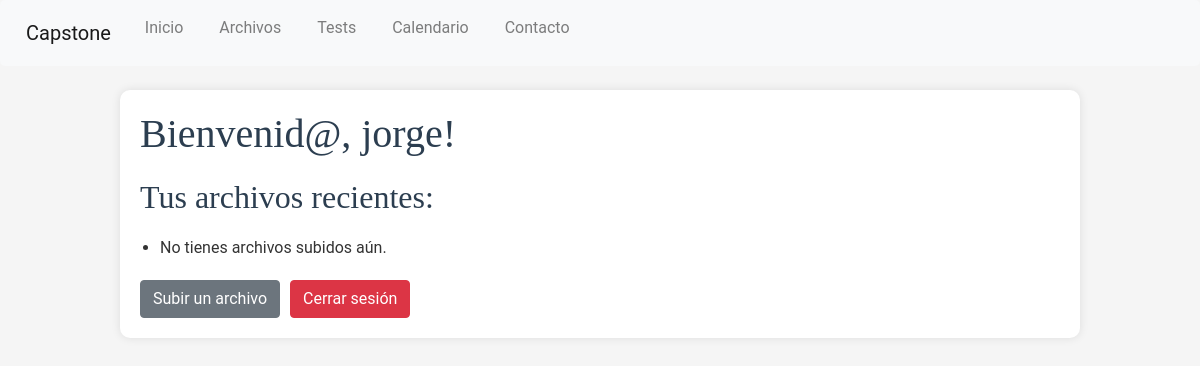
/ (signed in), run on an earlier commit of the app's database.
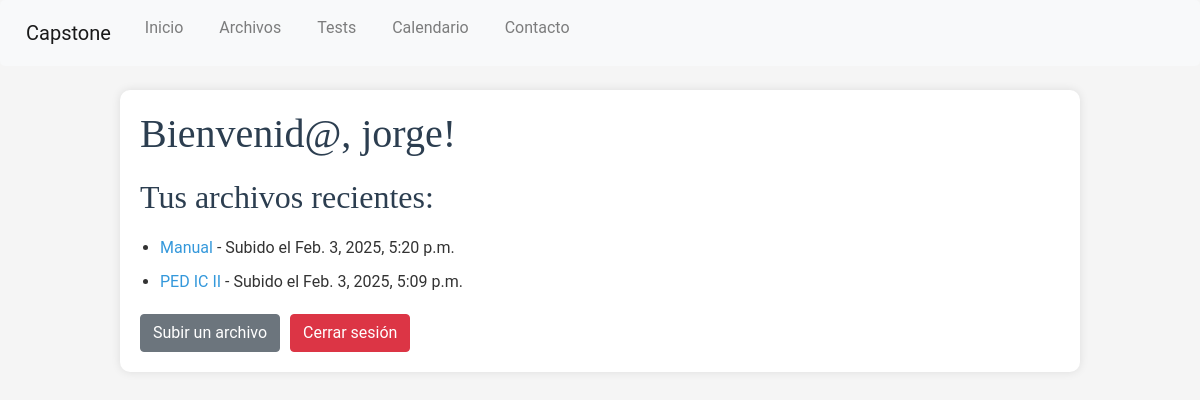
And on a later commit of the database.
### Capstone/models.py (models this page shows, shortened)
class User(AbstractUser):
    groups = models.ManyToManyField(
        'auth.Group',
        related_name="capstone_user_groups",
        blank=True
    )
    user_permissions = models.ManyToManyField(
        'auth.Permission',
        related_name="capstone_user_permissions",
        blank=True
    )

class File(models.Model):
    name = models.CharField(max_length=75)
    file = models.FileField(upload_to=directorio_usuario)
    user = models.ForeignKey(User, on_delete=models.CASCADE, null=True, blank=True)
    folder = models.ForeignKey(Folder, on_delete=models.CASCADE, null=True, blank=True)
    tags = models.CharField(max_length=255, blank=True)
    date= models.DateTimeField(auto_now_add=True)

### Capstone/views.py (the view)
# urls.py: path('', views.index, name='index'),
def index(request):
    user_files = File.objects.filter(
        user=request.user).order_by("-date")
    return render(request, "Capstone/index.html", {
        "user_files": user_files,
    })

### Capstone/templates/Capstone/index.html (shortened to what this page needs)
{% extends "Capstone/layout.html" %}
{% block body %}
<div class="container mt-4">
    {% if user.is_authenticated %}
    <h1>Bienvenid@, {{ user.username }}!</h1>
    <h2>Tus archivos recientes: </h2>
    <ul>
        {% for file in user_files %}
            <li><a href="{{ file.file.url }}">{{ file.name }}</a> - Subido el {{ file.date }}</li>
        {% empty %}
            <li>No tienes archivos subidos aún.</li>
        {% endfor %}
    </ul>
    <div style="display:inline-flex; gap: 5px;">
        <a class="btn btn-secondary" href="{% url 'file-upload' %}">Subir un archivo</a>
        <a class="btn btn-danger" href="{% url 'logout' %}">Cerrar sesión</a>
    </div>
{% else %}
    <h1>Bienvenid@!</h1>
    <p><a href="{% url 'login' %}">Iniciar sesión</a> o <a href="{% url 'register' %}">Regístrate</a> para comenzar.</p>
{% endif %}
</div>
{% endblock %}

### Capstone/templates/Capstone/layout.html (shortened to what this page needs)
{% load static %}
<!DOCTYPE html>
<html lang="es">
<head>
    <link href="https://stackpath.bootstrapcdn.com/bootstrap/4.5.2/css/bootstrap.min.css" rel="stylesheet">
    <link href="{% static 'styles.css' %}" rel="stylesheet">
</head>
<body>
    <nav class="navbar navbar-expand-lg navbar-light bg-light">
        <a class="navbar-brand" href="#">Capstone</a>
        <div class="collapse navbar-collapse" id="navbarNav">
            <ul class="navbar-nav">
                {% if not user.is_authenticated %}
                <li class="nav-item">
                    <a class="nav-link" href="{% url 'login' %}">Iniciar sesión</a>
                </li>
                <li class="nav-item">
                    <a class="nav-link" href="{% url 'register' %}">Registrarse</a>
                </li>
                {% else %}
                <li class="nav-item">
                    <a class="nav-link" href="{% url 'index' %}">Inicio</a>
                </li>
                <li class="nav-item">
                    <a class="nav-link" href="{% url 'files' %}">Archivos</a>
                </li>
                <li class="nav-item">
                    <a class="nav-link" href="{% url 'tests' %}">Tests</a>
                </li>
                <li class="nav-item">
                    <a class="nav-link" href="{% url 'calendar' %}">Calendario</a>
                </li>
                <li class="nav-item">
                    <a class="nav-link" href="{% url 'contact' %}">Contacto</a>
                </li>
                {% endif %}
            </ul>
        </div>
    </nav>
        {% block body %}
        {% endblock %}
</body>
</html>

### Capstone/static/styles.css (style rules this page uses)
body { font-family: 'Roboto', sans-serif; background-color: #f5f5f5; color: #333; margin: 0; padding: 0; }
.container { width: 80%; margin: 0 auto; padding: 20px; background-color: #fff; border-radius: 10px; box-shadow: 0 0 10px rgba(0, 0, 0, 0.1); }
h1, h2, h3, h4, h5, h6 { color: #2c3e50; margin-bottom: 20px; font-family: 'Roboto Slab', serif; }
h2 { margin-top: 10px; }
a { color: #3498db; text-decoration: none; }
ul, ol { margin-bottom: 20px; padding-left: 20px; }
li { margin-bottom: 10px; }
nav { background-color: #2c3e50; padding: 10px; border-radius: 5px; }
nav a { color: #ecf0f1; margin: 0 10px; }

What changed in the data, as far as the page shows it:
added File: name "Manual", date "Feb. 3, 2025, 5:20 p.m."
added File: name "PED IC II", date "Feb. 3, 2025, 5:09 p.m."
Also different on the page:
text no longer shown: "No tienes archivos subidos aún."
